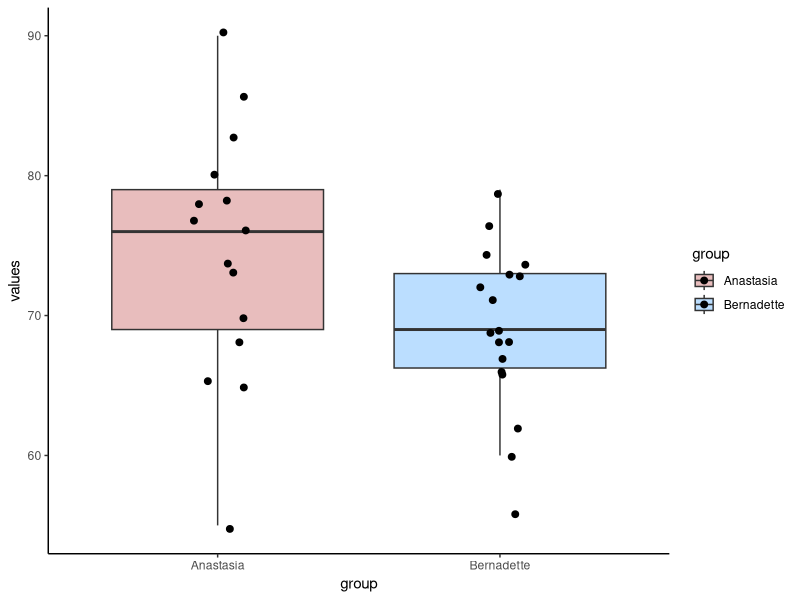
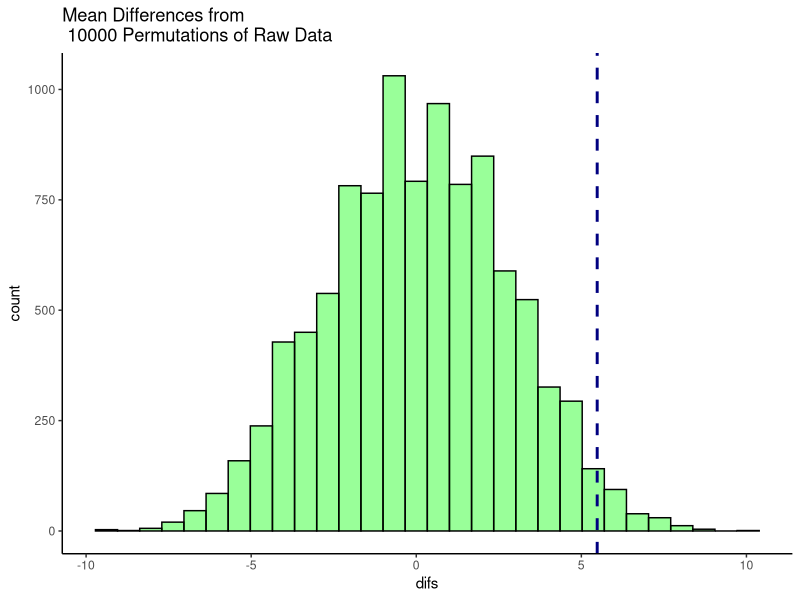
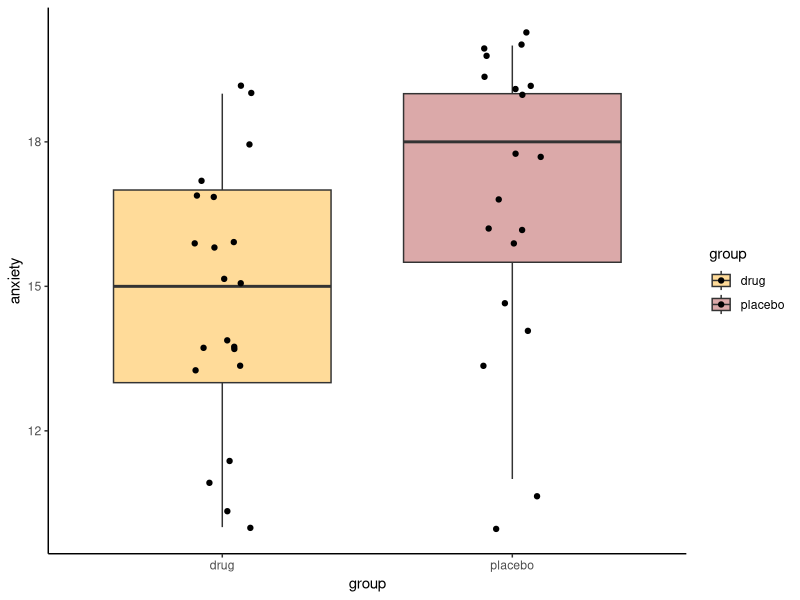
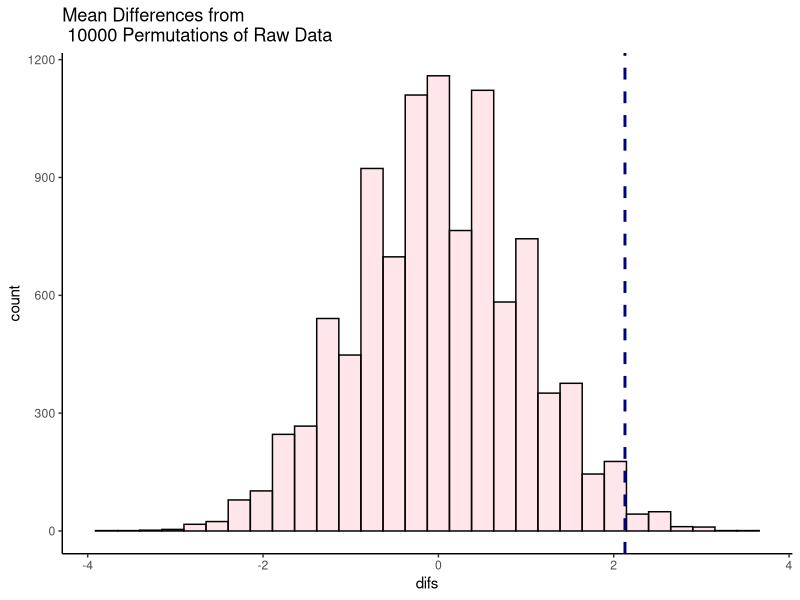

Here is the R script that generated these plots, in order:
#### t-test Permutation


### The principle of permutation tests can be applied to t-tests


library(tidyverse)

anastasia <- c(65, 74, 73, 83, 76, 65, 86, 70, 80, 55, 78, 78, 90, 77, 68)
bernadette <- c(72, 66, 71, 66, 76, 69, 79, 73, 62, 69, 68, 60, 73, 68, 67, 74, 56, 74)


mean(anastasia)            # 74.5
sd(anastasia)              # 9.0
nA<-length(anastasia)      # 15
nA

mean(bernadette)           # 69.1
sd(bernadette)             # 5.8
nB <- length(bernadette)   # 18
nB


# plot the data:
dd <- data.frame(values = c(anastasia, bernadette),
                 group = c(rep("Anastasia",15), rep("Bernadette", 18))
)

dd

ggplot(dd, aes(x = group, y = values, fill = group)) +
  geom_boxplot(alpha=.3, outlier.shape = NA) +
  geom_jitter(width=.1, size=2) +
  theme_classic() +
  scale_fill_manual(values = c("firebrick", "dodgerblue"))


## our observed mean difference between samples is:

meandif <- mean(anastasia)  - mean(bernadette)   # 5.48
meandif



### If we ran a traditional Student t-test, we'd get the following:

t.test(anastasia, bernadette, var.equal = T)  # t = 2.114, p=0.04253



### With a permutation test, we could imagine...
# how likely were the scores to fall in the way they did by chance?

length(anastasia)
length(bernadette)

c(anastasia, bernadette)  # we have 33 scores in total, with 15 in one group and 18 in another.


# what if we shuffled these scores into different groups of 15 and 18. What would the difference in means be?

allscores <- c(anastasia, bernadette)

allscores

split(allscores, rep(1:2, c(15,18))) # this line splits the scores into groups of 15 and 18....but....

#.... notice, that it's still ordered in the same way.


# So we shuffle:

sample(allscores)  # do this a few times...

split(sample(allscores), rep(1:2, c(15,18))) # do this a few times....


# We're now getting different samples of 15 and 18, using our original data...



## Let's grab one of these shuffles:

set.seed(1)  # this just means if you do this you get the same results as me

x <- split(sample(allscores), rep(1:2, c(15,18)))

x

x[[1]] # this is our shuffled sample of size 15
x[[2]] # this is our shuffled sample of size 18

# what's the difference in their means?

mean(x[[1]]) - mean(x[[2]])  #1.567  - smaller than our obseved value of 5.48



### Let's do it again!

x <- split(sample(allscores), rep(1:2, c(15,18)))
mean(x[[1]]) - mean(x[[2]])  #-4.056  - much smaller than our obseved value of 5.48 !


## Keep doing it...

x <- split(sample(allscores), rep(1:2, c(15,18)))
mean(x[[1]]) - mean(x[[2]])  



# In fact, we can do it, say, 10000 times...

results<-vector('list',10000)
for(i in 1:10000){
  x <- split(sample(allscores), rep(1:2, c(15,18)))
  results[[i]]<-mean(x[[1]]) - mean(x[[2]])  
}

unlist(results) # these are all our mean differences from 10,000 shuffles of the data.



## We can graph this:

df <- data.frame(difs = unlist(results))

ggplot(df, aes(x=difs)) +
  geom_histogram(color="black", fill="green", alpha=.4) +
  geom_vline(color="navy",lwd=1,lty=2,xintercept = 5.48) +
  theme_classic()+
  ggtitle("Mean Differences from \n 10000 Permutations of Raw Data")


# so how many times did we get a difference in means that was higher than 5.48?

sum(unlist(results) > 5.48)  # 201 times out of 10000

sum(unlist(results) > 5.48) /10000  # which is 0.0201 proportion of the time

# this is sort of equivalent to a 1-tailed p-value ....

# we could say p=0.020





#### Quick Example 2 ----

# 

placebo <- c(15, 16, 19, 19, 17, 20, 18, 14, 18, 20, 20, 20, 13, 11, 16, 19, 19, 16, 10) 
drug <- c(15, 15, 16, 13, 11, 19, 17, 17, 11, 14, 10, 18, 19, 14, 13, 16, 16, 17, 14, 10, 14)



shapiro.test(drug)    # approximately normal as p>.05
shapiro.test(placebo) # not enough evidence to be normal as p<.05

length(placebo) #19
length(drug)  #21

# put into dataframe - long format
df <- data.frame(anxiety = c(placebo, drug),
                 group = c(rep("placebo", length(placebo)), 
                           rep("drug", length(drug))
                 )
)

df

#boxplots
ggplot(df, aes(x=group, y=anxiety, fill=group)) + 
  geom_boxplot(outlier.shape = NA, alpha=.4) +
  geom_jitter(width=.1) +
  theme_classic() +
  scale_fill_manual(values=c("orange", "brown"))


mean(placebo) - mean(drug) #2.128


### I'm just running the permutation code here ....



allvalues <- c(placebo, drug)

results<-vector('list',10000)
for(i in 1:10000){
  x <- split(sample(allvalues), rep(1:2, c(19,21)))
  results[[i]]<-mean(x[[1]]) - mean(x[[2]])  
}

unlist(results) # these are all our mean differences from 10,000 shuffles of the data.

df0 <- data.frame(difs = unlist(results))

ggplot(df0, aes(x=difs)) +
  geom_histogram(color="black", fill="pink", alpha=.4) +
  geom_vline(color="navy",lwd=1,lty=2,xintercept = 2.128) +
  theme_classic()+
  ggtitle("Mean Differences from \n 10000 Permutations of Raw Data")


sum(unlist(results) > 2.128)  # 115 times out of 10000

sum(unlist(results) > 2.128) /10000  # which is 0.0115 proportion of the time

